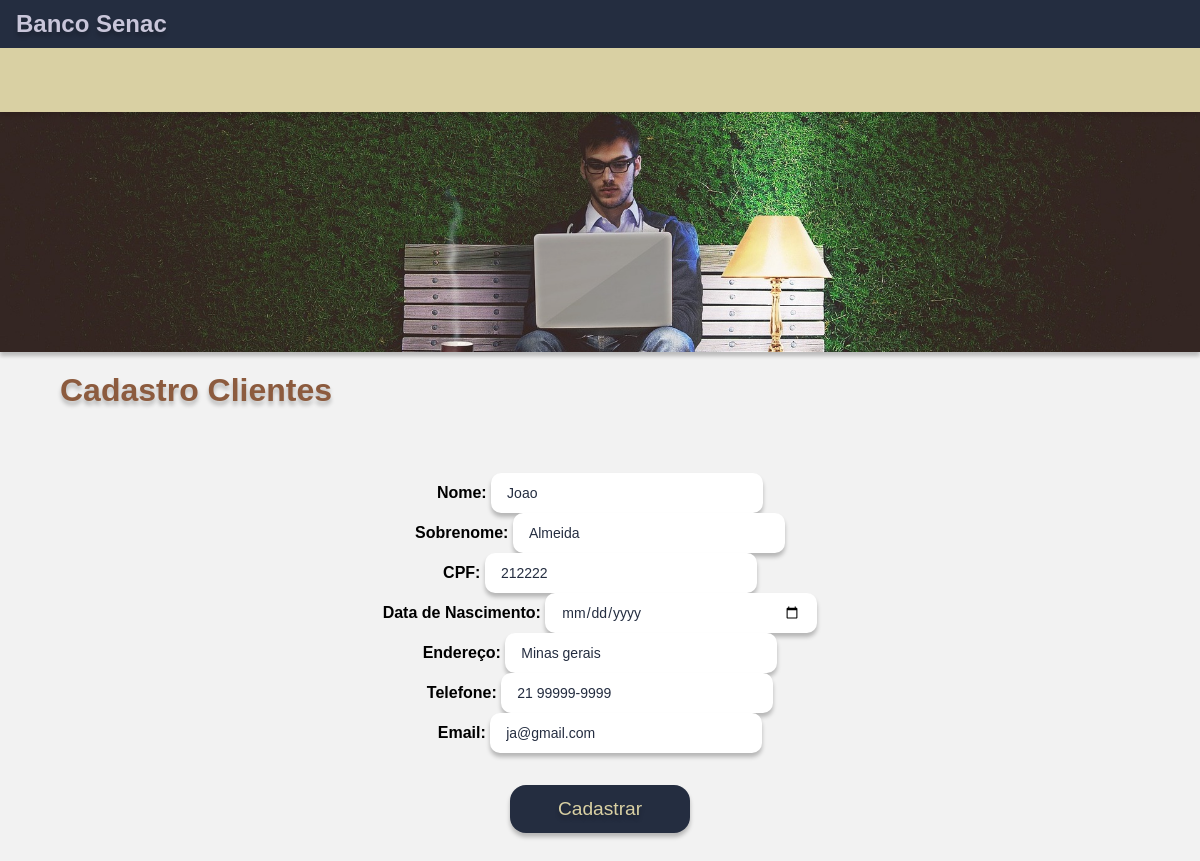
The app's page /cliente_editar/6 with its own data.
### clientes/models.py (models this page shows, shortened)
class Cliente(models.Model):
    nome = models.CharField(max_length=100) # Nome do cliente, string de até 100 caracteres
    sobrenome = models.CharField(max_length=100) # Sobrenome do cliente, string de até 100 caracteres
    cpf = models.CharField(max_length=11, unique=True) # CPF do cliente, string de 11 caracteres, deve ser único
    data_nascimento = models.DateField() # Data de nascimento do cliente
    endereco = models.CharField(max_length=200) # Endereço completo do cliente, string de até 200 caracteres
    telefone = models.CharField(max_length=20, blank=True, null=True) # Telefone do cliente, opcional (blank=True, null=True)
    email = models.EmailField(unique=True) # Email do cliente, deve ser único e formatado como email
    data_cadastro = models.DateTimeField(auto_now_add=True) # Data e hora do cadastro, preenchido automaticamente na criação
    class Meta:
        verbose_name = "Cliente" # Nome singular amigável para o modelo no painel administrativo
        verbose_name_plural = "Clientes" # Nome plural amigável para o modelo no painel administrativo
        ordering = ['nome', 'sobrenome'] # Define a ordem padrão dos registros ao consultá-los

### clientes/views.py (the view)
# urls.py: path('cliente_editar/<int:pk>', Editar.as_view(), name="cliente_update")
class Editar(UpdateView):
    model = Cliente
    form_class = ClienteForm
    template_name = 'clientes/forms_cliente.html'
    success_url = reverse_lazy('lista_cliente')

### clientes/templates/clientes/forms_cliente.html (shortened to what this page needs)
{% extends 'base.html' %}
{% block content %}
<section>
    <div class="titulo"><h2>Cadastro Clientes</h2></div>
</section>
<section>
     <form action="" method="post">
        <div class="row">
            <div class='col-4'>
                <label for="id_nome"><strong>Nome:</strong>  </label>
                 {{ form.nome }}
            </div>
            <div class='col'>
                <label for="id_nome"><strong>Sobrenome:</strong></label>
                {{ form.sobrenome  }}
            </div>
            <div class='col-2'>
                <label for="id_nome"><strong>CPF:</strong></label>
                {{ form.cpf }}
            </div>
        </div>
         <div class="row">
            <div class='col-4'>
                <label for="id_nome"><strong>Data de Nascimento:</strong>  </label>
                 {{ form.data_nascimento }}
            </div>
            <div class='col'>
                <label for="id_nome"><strong>Endereço:</strong></label>
                {{ form.endereco  }}
            </div>
        </div>
         <div class="row">
            <div class='col-4'>
                <label for="id_nome"><strong>Telefone:</strong>  </label>
                 {{ form.telefone }}
            </div>
            <div class='col'>
                <label for="id_nome"><strong>Email:</strong></label>
                {{ form.email  }}
            </div>
        </div>
       <div class='row mt-3 mb-3'>
        <div class=col->
            <button class ="btn btn-secondary" type="submit">Cadastrar</button>
        </div>
       </div>
    </form>
</section>
{% endblock %}

### clientes/static/css/cliente.css (style rules this page uses)
* { border: 0; padding: 0; margin: 0; font-family: 'ADLaM Display', Arial, sans-serif; }
body { background-color: #F2F2F2; }
main section { display:flex ; justify-content: space-between; align-items: center; width: 90vw; height: auto; font-family: "Arial"; margin: 1rem auto; }
main section h2 { color: #8C5B3E; text-shadow: 0px 4px 4px rgba(0, 0, 0, 0.25); font-family: "Arial", sans-serif; font-weight: bold; font-size: 2rem; }
form { display: flex; flex-direction: column; justify-content:space-between; align-items: center; width: 100vw; height: auto; margin: 2rem auto; font-family: "Arial"; text-align: center; }
form input { width: 20vw; height: 1vh; padding: 1rem; box-shadow: 0px 4px 4px rgba(0, 0, 0, 0.25); background: #FFFFFF; color: #242D40; border-radius: 10px 10px 10px 10px; font-family: "Arial"; font-weight: 400; font-size: 14px; text-align: left; }
form button { display: flex; justify-content: center; align-items: center; width: 15vw; height: 6vh; padding: 2px; box-shadow: 0px 4px 4px rgba(0, 0, 0, 0.25); background: #242D40; border-radius: 1rem; margin-top: 2rem; font-size: 1.2rem; color: #D9D0A3; text-shadow: 0px 4px 4px rgba(0, 0, 0, 0.25); cursor: pointer; outline: none; transition: background-color 0.2s ease, transform 0.1s ease, box-shadow 0.2s ease; }

### records on screen
Cliente: nome "Joao", sobrenome "Almeida", cpf "212222", endereco "Minas gerais", telefone "21 99999-9999", email "ja@gmail.com"
